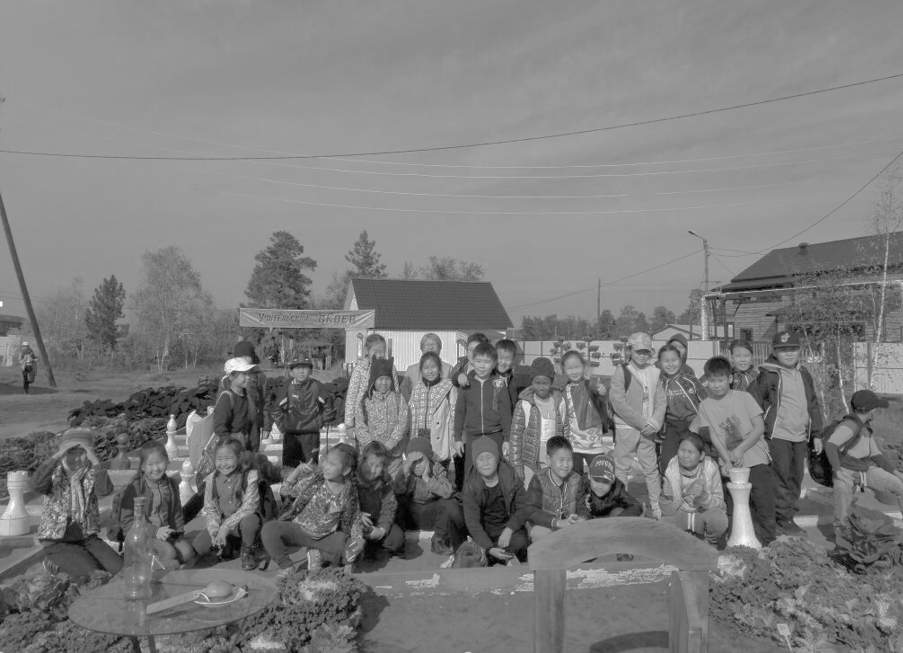
#> input picture low-contrast.PNG, 903 x 653 px
$ python equalizer.py low-contrast.PNG
#> lines starting #> are read from the running program, lines starting #| are printed output that depends on the picture
# -*- coding: utf-8 -*-

from PIL import Image
from math import pi, log, exp
import numpy as np
import sys

def main(filename, r):
    # должна обрабатывать чб файл <filename> в формате PNG, уравнивать гистограмму
    # и записывать результат в <filename>.equalized.png
#> called with filename = 'low-contrast.PNG', r = 3
    img = Image.open(filename)
#> img is the input picture: PIL image 903x653 RGBA; mean R, G, B, A 125.6, 125.6, 125.6, 255
    img.load()

   # код сюда ....

    a = np.array(img.getdata(),dtype=np.uint8)
    a=a[:,0]
    a = a.reshape(img.size[::-1])
    b = np.zeros(img.size[::-1], dtype=np.uint8)

    m, n = a.shape
#> m = 653; n = 903

    #у img.histogram() почему-то длина 512 вместо 256, пришлось собрать вручную
    h = np.zeros(256)
    for i in range(m):
        for j in range(n):
            h[a[i, j]]+=1
    hist = np.array(h)/(m*n)

    cdf = np.cumsum(hist)
#> cdf = 256 values from 2.54e-05 to 1
    sk = np.uint8(255 * cdf)
#> sk = 256 values from 0 to 255
    s1, s2 = a.shape
#> s1 = 653; s2 = 903

    for i in range(0, s1):
        for j in range(0, s2):
            b[i, j] = sk[a[i, j]]
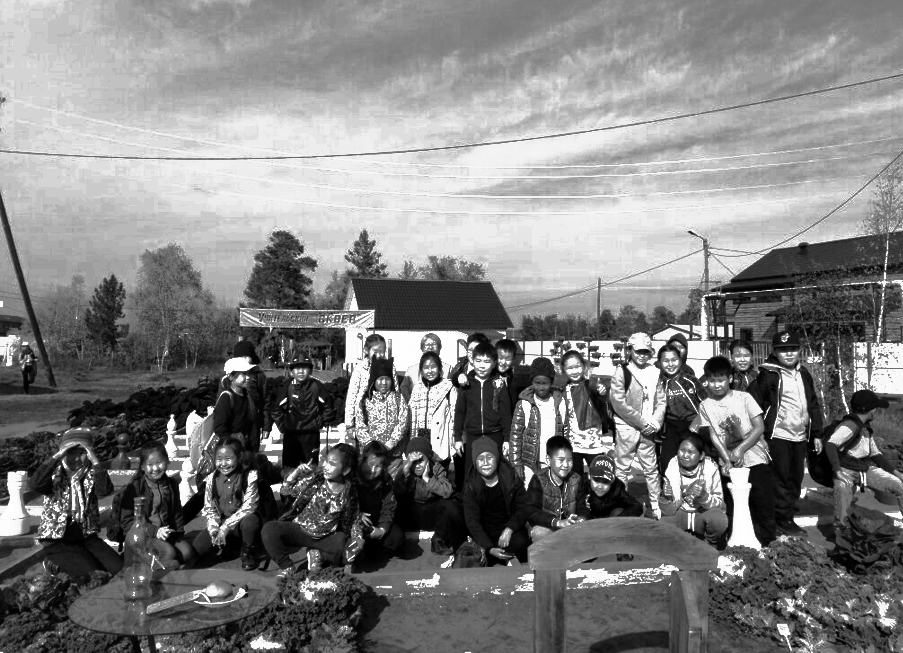
#> b: shape (653, 903); min 0, max 255, mean 129

    newimg = Image.fromarray(b);
    newimg.show()
    newimg.save(filename+'.equalized.png')


if __name__=='__main__':
    # Запускать с командной строки с аргументом <имя файла>, например: python gauss.py darwin.png
    if len(sys.argv) > 1:
        main(sys.argv[1], r=3)
    else:
        print("Must give filename.\n")
